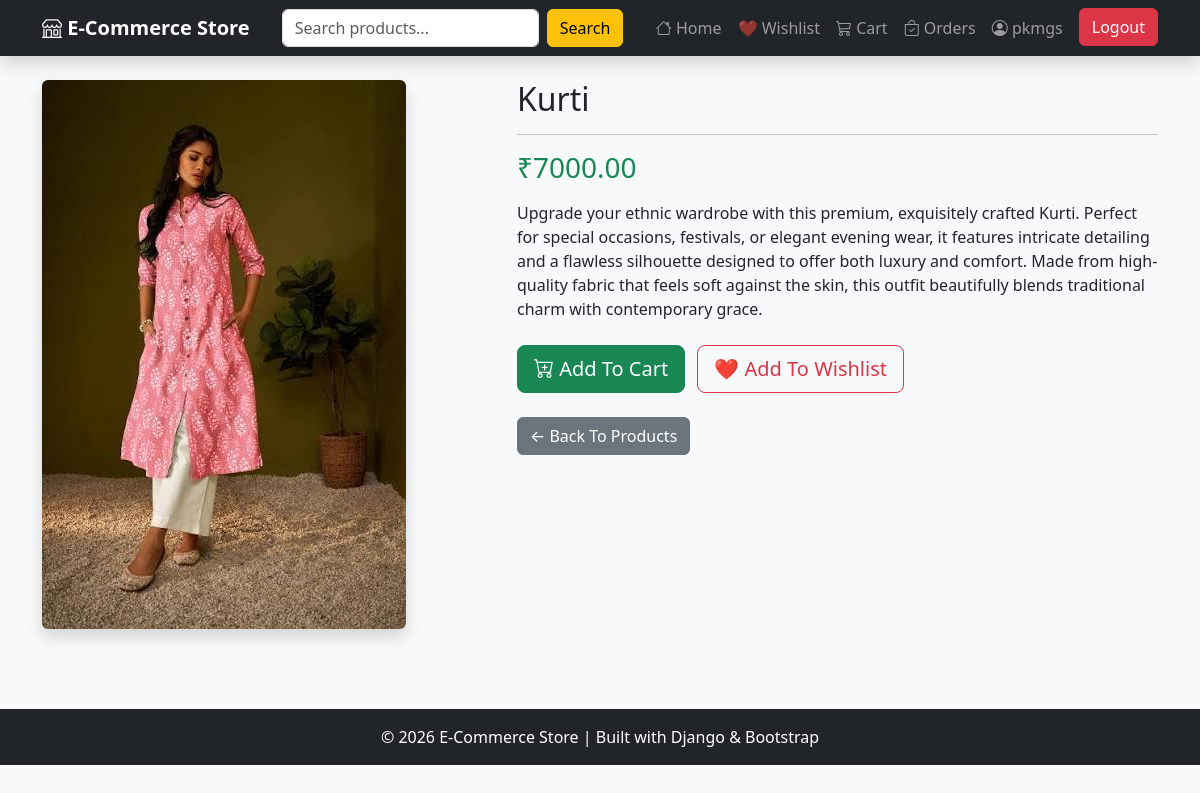
Page /product/3/ (signed in) on the committed database.
### store/models.py (models this page shows, shortened)
class Product(models.Model):
    category = models.ForeignKey(Category, on_delete=models.CASCADE)
    name = models.CharField(max_length=200)
    price = models.DecimalField(max_digits=10, decimal_places=2)
    description = models.TextField()
    image = models.ImageField(
        upload_to='products/',
        blank=True,
        null=True
    )

### store/views.py (the view)
# urls.py: path('product/<int:id>/', views.product_detail, name='product_detail'),
def product_detail(request, id):
    product = get_object_or_404(Product, id=id)
    return render(request, 'store/product_detail.html', {'product': product})

### store/templates/store/product_detail.html (shortened to what this page needs)
{% extends 'store/base.html' %}
{% block content %}
<div class="row">
    <div class="col-md-5">
        {% if product.image %}
            <img src="{{ product.image.url }}"
                 class="img-fluid rounded shadow"
                 alt="{{ product.name }}">
        {% else %}
            <img src="https://via.placeholder.com/500x400"
                 class="img-fluid rounded shadow"
                 alt="No Image">
        {% endif %}
    </div>
    <div class="col-md-7">
        <h2>{{ product.name }}</h2>
        <hr>
        <h3 class="text-success">
            ₹{{ product.price }}
        </h3>
        <p class="mt-3">
            {{ product.description }}
        </p>
        <div class="mt-4">
            <a href="{% url 'add_to_cart' product.id %}"
               class="btn btn-success btn-lg me-2">
                <i class="bi bi-cart-plus"></i>
                Add To Cart
            </a>
            <a href="{% url 'add_to_wishlist' product.id %}"
               class="btn btn-outline-danger btn-lg">
                ❤️ Add To Wishlist
            </a>
        </div>
        <div class="mt-4">
            <a href="/"
               class="btn btn-secondary">
                ← Back To Products
            </a>
        </div>
    </div>
</div>
{% endblock %}

### store/templates/store/base.html (shortened to what this page needs)
<!DOCTYPE html>
<html lang="en">
<head>
    <link href="https://cdn.jsdelivr.net/npm/bootstrap@5.3.3/dist/css/bootstrap.min.css" rel="stylesheet">
    <link rel="stylesheet"
          href="https://cdn.jsdelivr.net/npm/bootstrap-icons@1.11.3/font/bootstrap-icons.css">
</head>
<body>
<nav class="navbar navbar-expand-lg navbar-dark bg-dark shadow">
    <div class="container">
        <a class="navbar-brand" href="/">
            <i class="bi bi-shop"></i>
            E-Commerce Store
        </a>
        <form class="d-flex mx-3" method="GET" action="/">
            <input
                class="form-control me-2"
                type="search"
                name="q"
                placeholder="Search products..."
                value="{{ request.GET.q }}"
            >
            <button class="btn btn-warning" type="submit">
                Search
            </button>
        </form>
        <div class="collapse navbar-collapse" id="navbarNav">
            <ul class="navbar-nav ms-auto">
                <li class="nav-item">
                    <a class="nav-link" href="/">
                        <i class="bi bi-house"></i>
                        Home
                    </a>
                </li>
                {% if user.is_authenticated %}
                <li class="nav-item">
                    <a class="nav-link" href="{% url 'wishlist' %}">
                        ❤️ Wishlist
                    </a>
                </li>
                <li class="nav-item">
                    <a class="nav-link" href="{% url 'cart' %}">
                        <i class="bi bi-cart3"></i>
                        Cart
                    </a>
                </li>
                <li class="nav-item">
                    <a class="nav-link" href="{% url 'my_orders' %}">
                        <i class="bi bi-bag-check"></i>
                        Orders
                    </a>
                </li>
                <li class="nav-item">
                    <span class="nav-link">
                        <i class="bi bi-person-circle"></i>
                        {{ user.username }}
                    </span>
                </li>
                <li class="nav-item">
                    <a class="btn btn-danger ms-2"
                       href="{% url 'logout' %}">
                        Logout
                    </a>
                </li>
                {% endif %}
            </ul>
        </div>
    </div>
</nav>
<div class="container mt-4">
    {% block content %}
    {% endblock %}
</div>
<footer class="bg-dark text-white text-center py-3">
    <div class="container">
        <p class="mb-0">
            © 2026 E-Commerce Store | Built with Django & Bootstrap
        </p>
    </div>
</footer>
</body>
</html>

### store/templates/store/base.html (style rules this page uses)
body { background-color:#f8f9fa; }
.navbar { position: sticky; top: 0; z-index: 1000; backdrop-filter: blur(10px); }
.navbar-brand { font-weight:bold; }
footer { margin-top:80px; }

### rows in the picture
Product: image (picture), name "Kurti", price "7000.00", description "Upgrade your ethnic wardrobe with this premium, exquisitely crafted Kurti. Perfect for special occasions, festivals, or elegant evening wear, it features intricate detailing and a flawless silhouette designed to offer both luxury and comfort. Made from high-quality fabric that feels soft against the skin, this outfit beautifully blends traditional charm with contemporary grace."

### other values in the picture
{{ user.username }} "pkmgs"
